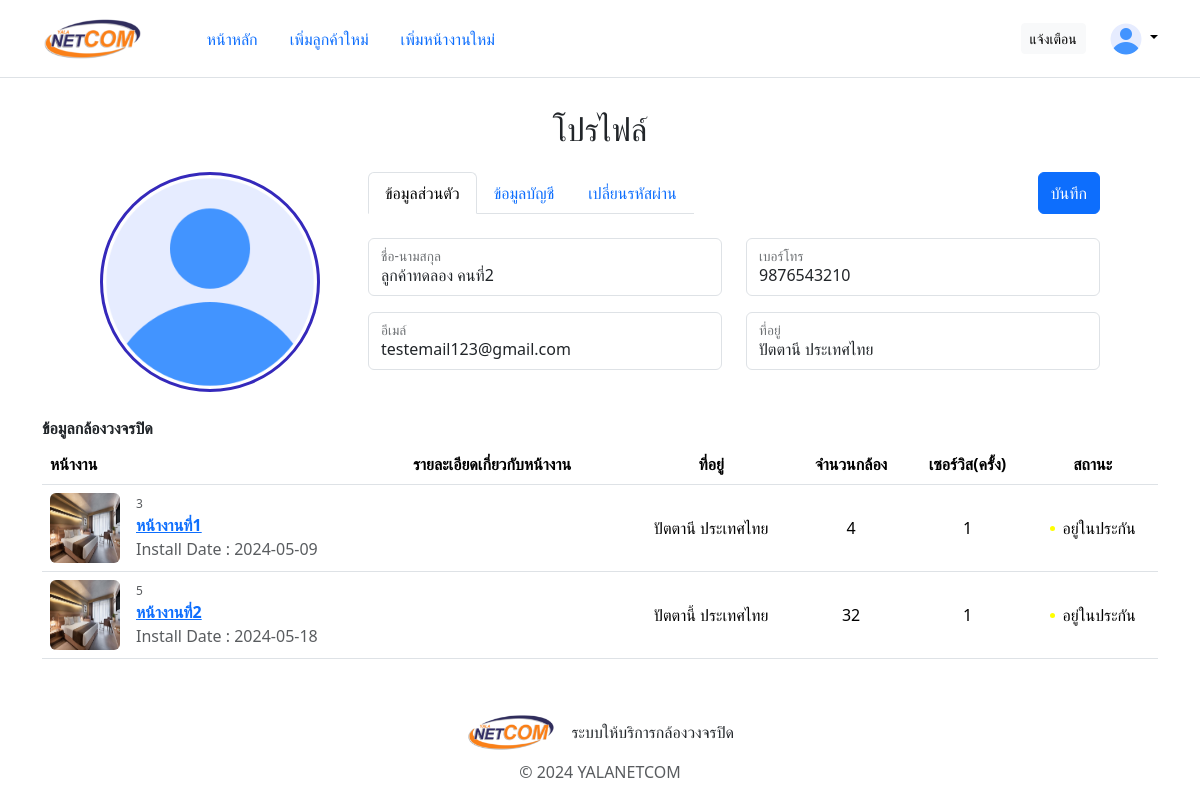
/template/profile?user-id=4 (signed in), run on the app's committed database.
### tables this page shows
CREATE TABLE `user` (
  `user_id` int(10) NOT NULL,
  `name_lastname` varchar(30) NOT NULL,
  `phone` varchar(25) NOT NULL,
  `email` varchar(30) NOT NULL,
  `address` varchar(30) NOT NULL,
  `img_type` varchar(5) DEFAULT NULL
);

CREATE TABLE `worksite` (
  `worksite_id` int(10) NOT NULL,
  `worksite_name` varchar(20) NOT NULL,
  `address` varchar(30) NOT NULL,
  `camera_number` int(3) NOT NULL,
  `install_date` date NOT NULL,
  `other_details` varchar(255) DEFAULT NULL,
  `user_id` int(10) NOT NULL
);

### template/profile/action/load-user.php (called while the page is built, shortened)
<?php
    require_once('../action/dbconnect.php');
    $user_id = $_GET['user-id'];
    try {
        $stmt = $con->prepare("
            SELECT * from user WHERE user.user_id = " . $user_id . "
        ");
        $stmt->execute();
        $user_info = $stmt->fetchAll(PDO::FETCH_ASSOC);
    } catch(PDOException $e) {
        echo "Connection failed: " . $e->getMessage();
    }
?>

### template/profile/action/load-worksite.php (called while the page is built)
<?php
    require_once('../action/dbconnect.php');
    $user_id = $_GET['user-id'];
    try {
        $stmt = $con->prepare("
            SELECT
                w.*,
                COUNT(DISTINCT n.noti_id) AS num_services
            FROM
                worksite w
            LEFT JOIN
                notification n ON w.worksite_id = n.worksite_id AND n.noti_status = 0
            WHERE
                w.user_id = " . $user_id . "
            GROUP BY
                w.worksite_id;
        ");
        $stmt->execute();
        $worksite_list = $stmt->fetchAll(PDO::FETCH_ASSOC);
    } catch(PDOException $e) {
        echo "Connection failed: " . $e->getMessage();
    }
?>

### template/profile/index.php (the view, shortened to what this page needs)
<?php
  require_once('action/load-user.php');
  require_once('action/load-worksite.php');
?>
<!DOCTYPE html>
<html lang="en">
<head>
  <link href="https://cdn.jsdelivr.net/npm/bootstrap@5.3.3/dist/css/bootstrap.min.css" rel="stylesheet">
  <link href="../../static/css/main.css" rel="stylesheet">
  <link href="../../static/css/view/profile.css" rel="stylesheet">
</head>
<body>
  <header class="p-3 mb-3 border-bottom">
    <div class="container">
      <div class="d-flex flex-wrap align-items-center justify-content-center justify-content-lg-start">
        <a href="../" class="d-flex align-items-center mb-2 mb-lg-0 link-body-emphasis text-decoration-none">
          <img src="../../static/image/logo-sm.png" height="45" alt="">
        </a>
        <ul class="nav nav-pills col-12 col-lg-auto me-lg-auto justify-content-center ms-5">
          <li class="nav-item"><a href="../" class="nav-link">หน้าหลัก</a></li>
          <li class="nav-item"><a href="../new-user.php" class="nav-link">เพิ่มลูกค้าใหม่</a></li>
          <li class="nav-item"><a href="../new-worksite.php" class="nav-link">เพิ่มหน้างานใหม่</a></li>
        </ul>
        <a href="./notify-services.html" class="btn btn-light me-3 btn-sm">แจ้งเตือน</a>
        <div class="dropdown text-end ms-2">
          <a href="#" class="d-block link-body-emphasis text-decoration-none dropdown-toggle" data-bs-toggle="dropdown" aria-expanded="false">
            <img src="../../static/icon/user.png" alt="mdo" width="32" height="32" class="rounded-circle">
          </a>
        </div>
      </div>
    </div>
  </header>
  <div class="container my-container">
    <h2 class="mt-3 text-center">โปรไฟล์</h2>
    <form class="about-user mt-3">
      <div tool class="user-img" onclick="document.getElementById('img-input').click()">
        <img src="../../uploads/user-img/<?php echo $user_info[0]['img_type'] != NULL ? $user_id . "." . $user_info[0]['img_type'] : 'default.png' ; ?>" alt="" id="user-img">
      </div>
      <div class="user-info ps-5">
        <div class="profile-nav pe-0">
          <ul class="nav nav-tabs">
            <li class="nav-item">
              <a class="nav-link active" href="">ข้อมูลส่วนตัว</a>
            </li>
            <li class="nav-item">
              <a class="nav-link" href="./account.php?user-id=<?php echo $user_id; ?>">ข้อมูลบัญชี</a>
            </li>
            <li class="nav-item">
              <a class="nav-link" href="./password-manage.php?user-id=<?php echo $user_id; ?>">เปลี่ยนรหัสผ่าน</a>
            </li>
          </ul>
          <button type="submit" class="btn btn-primary">บันทึก</button>
        </div>
        <div class="col mt-4">
          <div class="row">
            <div class="col input-group mb-3">
              <div class="form-floating">
                <input type="text" class="form-control" placeholder="ชื่อ-นามสกุล" value="<?php echo $user_info[0]['name_lastname']; ?>">
                <label>ชื่อ-นามสกุล</label>
              </div>
            </div>
            <div class="col input-group mb-3">
              <div class="form-floating">
                <input type="text" class="form-control" placeholder="เบอร์โทร" value="<?php echo $user_info[0]['phone']; ?>">
                <label>เบอร์โทร</label>
              </div>
            </div>
          </div>
          <div class="row">
            <div class="col input-group mb-3">
              <div class="form-floating">
                <input type="text" class="form-control" placeholder="อีเมล์" value="<?php echo $user_info[0]['email']; ?>">
                <label>อีเมล์</label>
              </div>
            </div>
            <div class="col input-group mb-3">
              <div class="form-floating">
                <input type="text" class="form-control" placeholder="ที่อยู่" value="<?php echo $user_info[0]['address']; ?>">
                <label>ที่อยู่</label>
              </div>
            </div>
          </div>
        </div>
      </div>
    </form>
    <p style="width: 100%; font-weight: bold; text-align: left;" class="mb-0 pb-1 pt-4">ข้อมูลกล้องวงจรปิด</p>
    <div class="container p-0">
      <table class="table align-middle mb-0 bg-white">
        <thead>
          <tr>
            <th>หน้างาน</th>
            <th>รายละเอียดเกี่ยวกับหน้างาน</th>
            <th class="text-center">ที่อยู่</th>
            <th class="text-center">จำนวนกล้อง</th>
            <th class="text-center">เซอร์วิส(ครั้ง)</th>
            <th class="text-center">สถานะ</th>
          </tr>
        </thead>
        <tbody>
        <?php
          foreach ($worksite_list as $worksite) {
        ?>
          <tr>
            <td>
              <div class="d-flex align-items-center">
                <img src="../../static/image/test/2.jpg" alt="" style="width: 70px; height: 70px" class="rounded"/>
                <div class="ms-3 d-flex flex-column">
                  <p class="m-0 text-muted" style="font-size: 12px;"><?php echo $worksite['worksite_id']; ?></p>
                  <a href=""><p class="fw-bold mb-0"><?php echo $worksite['worksite_name']; ?></p></a>
                  <p class="text-muted m-0">Install Date : <?php echo $worksite['install_date']; ?></p>
                </div>
              </div>
            </td>
            <td>
            </td>
            <td class="text-center">
              <?php echo $worksite['address']; ?>
            </td>
            <td class="text-center">
              <?php echo $worksite['camera_number']; ?>
            </td>
            <td class="text-center">
              <?php echo $worksite['num_services']; ?>
            </td>
            <td class="text-center">
              <div class="d-flex align-items-center justify-content-center">
                <div class="me-2" style="width: 5px; height: 5px; border-radius: 50%; background-color: yellow;"></div>อยู่ในประกัน
              </div>
            </td>
          </tr>
        <?php
          }
        ?>
        </tbody>
      </table>
    </div>
  </div>
  <footer class="pt-3">
    <ul class="nav align-items-center justify-content-center mb-2">
      <img src="../../static/image/logo-sm.png" class="me-3" height="40" alt="">
      <li class="nav-item">ระบบให้บริการกล้องวงจรปิด</li>
    </ul>
    <p class="text-center text-body-secondary">© 2024 YALANETCOM</p>
  </footer>
</body>
</html>

### static/css/main.css (style rules this page uses)
* { margin: 0px; padding: 0px; font-family:'Segoe UI', Tahoma, Geneva, Verdana, sans-serif; }
html, body { height: 100%; display: flex; flex-direction: column; justify-content: space-between; }
.my-container { flex-grow: 1; }

### static/css/view/profile.css (style rules this page uses)
.my-container { flex-grow: 1; display: flex; flex-direction: column; justify-content: start; align-items: center; }

### data on the page
user: name_lastname "ลูกค้าทดลอง คนที่2", phone "9876543210", email "testemail123@gmail.com", address "ปัตตานี ประเทศไทย"
worksite: worksite_id "3", worksite_name "หน้างานที่1", install_date "2024-05-09", address "ปัตตานี ประเทศไทย", camera_number "4", num_services "1"
worksite: worksite_id "5", worksite_name "หน้างานที่2", install_date "2024-05-18", address "ปัตตานี้ ประเทศไทย", camera_number "32", num_services "1"
